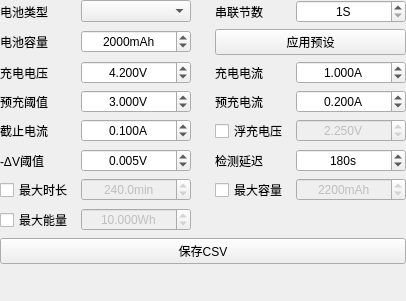
                 <widget class="QWidget" name="scrollAreaWidgetContentsCharge">
                  <property name="geometry">
                   <rect>
                    <x>0</x>
                    <y>0</y>
                    <width>177</width>
                    <height>301</height>
                   </rect>
                  </property>
                  <layout class="QVBoxLayout" name="verticalLayoutChargeScroll">
                   <property name="spacing">
                    <number>6</number>
                   </property>
                   <property name="leftMargin">
                    <number>0</number>
                   </property>
                   <property name="topMargin">
                    <number>0</number>
                   </property>
                   <property name="rightMargin">
                    <number>0</number>
                   </property>
                   <property name="bottomMargin">
                    <number>0</number>
                   </property>
                   <item>
                    <layout class="QGridLayout" name="gridLayoutChargeForm" columnstretch="1,0,0,1,0" columnminimumwidth="0,110,16,0,110">
                     <property name="leftMargin">
                      <number>0</number>
                     </property>
                     <property name="topMargin">
                      <number>0</number>
                     </property>
                     <property name="rightMargin">
                      <number>0</number>
                     </property>
                     <property name="bottomMargin">
                      <number>0</number>
                     </property>
                     <property name="horizontalSpacing">
                      <number>8</number>
                     </property>
                     <property name="verticalSpacing">
                      <number>6</number>
                     </property>
                     <item row="0" column="0">
                      <widget class="QLabel" name="label_chargeChem">
                       <property name="text">
                        <string>电池类型</string>
                       </property>
                       <property name="alignment">
                        <set>Qt::AlignLeading|Qt::AlignLeft|Qt::AlignVCenter</set>
                       </property>
                      </widget>
                     </item>
                     <item row="0" column="1">
                      <widget class="QComboBox" name="comboChargeChem">
                       <property name="minimumSize">
                        <size>
                         <width>110</width>
                         <height>0</height>
                        </size>
                       </property>
                       <property name="maximumSize">
                        <size>
                         <width>110</width>
                         <height>16777215</height>
                        </size>
                       </property>
                      </widget>
                     </item>
                     <item row="0" column="3">
                      <widget class="QLabel" name="label_chargeCells">
                       <property name="text">
                        <string>串联节数</string>
                       </property>
                       <property name="alignment">
                        <set>Qt::AlignLeading|Qt::AlignLeft|Qt::AlignVCenter</set>
                       </property>
                      </widget>
                     </item>
                     <item row="0" column="4">
                      <widget class="QSpinBox" name="spinBoxChargeCells">
                       <property name="suffix">
                        <string>S</string>
                       </property>
                       <property name="minimum">
                        <number>1</number>
                       </property>
                       <property name="maximum">
                        <number>24</number>
                       </property>
                       <property name="value">
                        <number>1</number>
                       </property>
                       <property name="minimumSize">
                        <size>
                         <width>110</width>
                         <height>0</height>
                        </size>
                       </property>
                       <property name="maximumSize">
                        <size>
                         <width>110</width>
                         <height>16777215</height>
                        </size>
                       </property>
                       <property name="alignment">
                        <set>Qt::AlignCenter</set>
                       </property>
                      </widget>
                     </item>
                     <item row="1" column="0">
                      <widget class="QLabel" name="label_chargeCapacity">
                       <property name="text">
                        <string>电池容量</string>
                       </property>
                       <property name="alignment">
                        <set>Qt::AlignLeading|Qt::AlignLeft|Qt::AlignVCenter</set>
                       </property>
                      </widget>
                     </item>
                     <item row="1" column="1">
                      <widget class="QSpinBox" name="spinBoxChargeCapacity">
                       <property name="suffix">
                        <string>mAh</string>
                       </property>
                       <property name="minimum">
                        <number>1</number>
                       </property>
                       <property name="maximum">
                        <number>999999</number>
                       </property>
                       <property name="value">
                        <number>2000</number>
                       </property>
                       <property name="minimumSize">
                        <size>
                         <width>110</width>
                         <height>0</height>
                        </size>
                       </property>
                       <property name="maximumSize">
                        <size>
                         <width>110</width>
                         <height>16777215</height>
                        </size>
                       </property>
                       <property name="alignment">
                        <set>Qt::AlignCenter</set>
                       </property>
                      </widget>
                     </item>
                     <item row="1" column="3" colspan="2">
                      <widget class="QPushButton" name="btnChargeApplyPreset">
                       <property name="text">
                        <string>应用预设</string>
                       </property>
                      </widget>
                     </item>
                     <item row="2" column="0">
                      <widget class="QLabel" name="label_chargeCV">
                       <property name="text">
                        <string>充电电压</string>
                       </property>
                       <property name="alignment">
                        <set>Qt::AlignLeading|Qt::AlignLeft|Qt::AlignVCenter</set>
                       </property>
                      </widget>
                     </item>
                     <item row="2" column="1">
                      <widget class="QDoubleSpinBox" name="spinBoxChargeCV">
                       <property name="suffix">
                        <string>V</string>
                       </property>
                       <property name="decimals">
                        <number>3</number>
                       </property>
                       <property name="minimum">
                        <double>0.000000000000000</double>
                       </property>
                       <property name="maximum">
                        <double>30.000000000000000</double>
                       </property>
                       <property name="singleStep">
                        <double>0.010000000000000</double>
                       </property>
                       <property name="stepType">
                        <enum>QAbstractSpinBox::AdaptiveDecimalStepType</enum>
                       </property>
                       <property name="value">
                        <double>4.200000000000000</double>
                       </property>
                       <property name="minimumSize">
                        <size>
                         <width>110</width>
                         <height>0</height>
                        </size>
                       </property>
                       <property name="maximumSize">
                        <size>
                         <width>110</width>
                         <height>16777215</height>
                        </size>
                       </property>
                       <property name="alignment">
                        <set>Qt::AlignCenter</set>
                       </property>
                      </widget>
                     </item>
                     <item row="2" column="3">
                      <widget class="QLabel" name="label_chargeCC">
                       <property name="text">
                        <string>充电电流</string>
                       </property>
                       <property name="alignment">
                        <set>Qt::AlignLeading|Qt::AlignLeft|Qt::AlignVCenter</set>
                       </property>
                      </widget>
                     </item>
                     <item row="2" column="4">
                      <widget class="QDoubleSpinBox" name="spinBoxChargeCC">
                       <property name="suffix">
                        <string>A</string>
                       </property>
                       <property name="decimals">
                        <number>3</number>
                       </property>
                       <property name="minimum">
                        <double>0.000000000000000</double>
                       </property>
                       <property name="maximum">
                        <double>10.000000000000000</double>
                       </property>
                       <property name="singleStep">
                        <double>0.010000000000000</double>
                       </property>
                       <property name="stepType">
                        <enum>QAbstractSpinBox::AdaptiveDecimalStepType</enum>
                       </property>
                       <property name="value">
                        <double>1.000000000000000</double>
                       </property>
                       <property name="minimumSize">
                        <size>
                         <width>110</width>
                         <height>0</height>
                        </size>
                       </property>
                       <property name="maximumSize">
                        <size>
                         <width>110</width>
                         <height>16777215</height>
                        </size>
                       </property>
                       <property name="alignment">
                        <set>Qt::AlignCenter</set>
                       </property>
                      </widget>
                     </item>
                     <item row="3" column="0">
                      <widget class="QLabel" name="label_chargePrechargeV">
                       <property name="text">
                        <string>预充阈值</string>
                       </property>
                       <property name="alignment">
                        <set>Qt::AlignLeading|Qt::AlignLeft|Qt::AlignVCenter</set>
                       </property>
                      </widget>
                     </item>
                     <item row="3" column="1">
                      <widget class="QDoubleSpinBox" name="spinBoxChargePrechargeV">
                       <property name="suffix">
                        <string>V</string>
                       </property>
                       <property name="decimals">
                        <number>3</number>
                       </property>
                       <property name="minimum">
                        <double>0.000000000000000</double>
                       </property>
                       <property name="maximum">
                        <double>30.000000000000000</double>
                       </property>
                       <property name="singleStep">
                        <double>0.010000000000000</double>
                       </property>
                       <property name="stepType">
                        <enum>QAbstractSpinBox::AdaptiveDecimalStepType</enum>
                       </property>
                       <property name="value">
                        <double>3.000000000000000</double>
                       </property>
                       <property name="minimumSize">
                        <size>
                         <width>110</width>
                         <height>0</height>
                        </size>
                       </property>
                       <property name="maximumSize">
                        <size>
                         <width>110</width>
                         <height>16777215</height>
                        </size>
                       </property>
                       <property name="alignment">
                        <set>Qt::AlignCenter</set>
                       </property>
                      </widget>
                     </item>
                     <item row="3" column="3">
                      <widget class="QLabel" name="label_chargePrechargeI">
                       <property name="text">
                        <string>预充电流</string>
                       </property>
                       <property name="alignment">
                        <set>Qt::AlignLeading|Qt::AlignLeft|Qt::AlignVCenter</set>
                       </property>
                      </widget>
                     </item>
                     <item row="3" column="4">
                      <widget class="QDoubleSpinBox" name="spinBoxChargePrechargeI">
                       <property name="suffix">
                        <string>A</string>
                       </property>
                       <property name="decimals">
                        <number>3</number>
                       </property>
                       <property name="minimum">
                        <double>0.000000000000000</double>
                       </property>
                       <property name="maximum">
                        <double>10.000000000000000</double>
                       </property>
                       <property name="singleStep">
                        <double>0.010000000000000</double>
                       </property>
                       <property name="stepType">
                        <enum>QAbstractSpinBox::AdaptiveDecimalStepType</enum>
                       </property>
                       <property name="value">
                        <double>0.200000000000000</double>
                       </property>
                       <property name="minimumSize">
                        <size>
                         <width>110</width>
                         <height>0</height>
                        </size>
                       </property>
                       <property name="maximumSize">
                        <size>
                         <width>110</width>
                         <height>16777215</height>
                        </size>
                       </property>
                       <property name="alignment">
                        <set>Qt::AlignCenter</set>
                       </property>
                      </widget>
                     </item>
                     <item row="4" column="0">
                      <widget class="QLabel" name="label_chargeCutoff">
                       <property name="text">
                        <string>截止电流</string>
                       </property>
                       <property name="alignment">
                        <set>Qt::AlignLeading|Qt::AlignLeft|Qt::AlignVCenter</set>
                       </property>
                      </widget>
                     </item>
                     <item row="4" column="1">
                      <widget class="QDoubleSpinBox" name="spinBoxChargeCutoff">
                       <property name="suffix">
                        <string>A</string>
                       </property>
                       <property name="decimals">
                        <number>3</number>
                       </property>
                       <property name="minimum">
                        <double>0.000000000000000</double>
                       </property>
                       <property name="maximum">
                        <double>10.000000000000000</double>
                       </property>
                       <property name="singleStep">
                        <double>0.010000000000000</double>
                       </property>
                       <property name="stepType">
                        <enum>QAbstractSpinBox::AdaptiveDecimalStepType</enum>
                       </property>
                       <property name="value">
                        <double>0.100000000000000</double>
                       </property>
                       <property name="minimumSize">
                        <size>
                         <width>110</width>
                         <height>0</height>
                        </size>
                       </property>
                       <property name="maximumSize">
                        <size>
                         <width>110</width>
                         <height>16777215</height>
                        </size>
                       </property>
                       <property name="alignment">
                        <set>Qt::AlignCenter</set>
                       </property>
                      </widget>
                     </item>
                     <item row="4" column="3">
                      <widget class="QCheckBox" name="checkBoxChargeFloat">
                       <property name="text">
                        <string>浮充电压</string>
                       </property>
                      </widget>
                     </item>
                     <item row="4" column="4">
                      <widget class="QDoubleSpinBox" name="spinBoxChargeFloat">
                       <property name="enabled">
                        <bool>false</bool>
                       </property>
                       <property name="suffix">
                        <string>V</string>
                       </property>
                       <property name="decimals">
                        <number>3</number>
                       </property>
                       <property name="minimum">
                        <double>0.000000000000000</double>
                       </property>
                       <property name="maximum">
                        <double>30.000000000000000</double>
                       </property>
                       <property name="singleStep">
                        <double>0.010000000000000</double>
                       </property>
                       <property name="stepType">
                        <enum>QAbstractSpinBox::AdaptiveDecimalStepType</enum>
                       </property>
                       <property name="value">
                        <double>2.250000000000000</double>
                       </property>
                       <property name="minimumSize">
                        <size>
                         <width>110</width>
                         <height>0</height>
                        </size>
                       </property>
                       <property name="maximumSize">
                        <size>
                         <width>110</width>
                         <height>16777215</height>
                        </size>
                       </property>
                       <property name="alignment">
                        <set>Qt::AlignCenter</set>
                       </property>
                      </widget>
                     </item>
                     <item row="5" column="0">
                      <widget class="QLabel" name="label_chargeNdv">
                       <property name="text">
                        <string>-ΔV阈值</string>
                       </property>
                       <property name="alignment">
                        <set>Qt::AlignLeading|Qt::AlignLeft|Qt::AlignVCenter</set>
                       </property>
                      </widget>
                     </item>
                     <item row="5" column="1">
                      <widget class="QDoubleSpinBox" name="spinBoxChargeNdv">
                       <property name="suffix">
                        <string>V</string>
                       </property>
                       <property name="decimals">
                        <number>3</number>
                       </property>
                       <property name="minimum">
                        <double>0.001000000000000</double>
                       </property>
                       <property name="maximum">
                        <double>1.000000000000000</double>
                       </property>
                       <property name="singleStep">
                        <double>0.001000000000000</double>
                       </property>
                       <property name="stepType">
                        <enum>QAbstractSpinBox::AdaptiveDecimalStepType</enum>
                       </property>
                       <property name="value">
                        <double>0.005000000000000</double>
                       </property>
                       <property name="minimumSize">
                        <size>
                         <width>110</width>
                         <height>0</height>
                        </size>
                       </property>
                       <property name="maximumSize">
                        <size>
                         <width>110</width>
                         <height>16777215</height>
                        </size>
                       </property>
                       <property name="alignment">
                        <set>Qt::AlignCenter</set>
                       </property>
                      </widget>
                     </item>
                     <item row="5" column="3">
                      <widget class="QLabel" name="label_chargeHoldoff">
                       <property name="text">
                        <string>检测延迟</string>
                       </property>
                       <property name="alignment">
                        <set>Qt::AlignLeading|Qt::AlignLeft|Qt::AlignVCenter</set>
                       </property>
                      </widget>
                     </item>
                     <item row="5" column="4">
                      <widget class="QDoubleSpinBox" name="spinBoxChargeHoldoff">
                       <property name="suffix">
                        <string>s</string>
                       </property>
                       <property name="decimals">
                        <number>0</number>
                       </property>
                       <property name="minimum">
                        <double>0.000000000000000</double>
                       </property>
                       <property name="maximum">
                        <double>3600.000000000000000</double>
                       </property>
                       <property name="singleStep">
                        <double>10.000000000000000</double>
                       </property>
                       <property name="stepType">
                        <enum>QAbstractSpinBox::AdaptiveDecimalStepType</enum>
                       </property>
                       <property name="value">
                        <double>180.000000000000000</double>
                       </property>
                       <property name="minimumSize">
                        <size>
                         <width>110</width>
                         <height>0</height>
                        </size>
                       </property>
                       <property name="maximumSize">
                        <size>
                         <width>110</width>
                         <height>16777215</height>
                        </size>
                       </property>
                       <property name="alignment">
                        <set>Qt::AlignCenter</set>
                       </property>
                      </widget>
                     </item>
                     <item row="6" column="0">
                      <widget class="QCheckBox" name="checkBoxChargeMaxTime">
                       <property name="text">
                        <string>最大时长</string>
                       </property>
                      </widget>
                     </item>
                     <item row="6" column="1">
                      <widget class="QDoubleSpinBox" name="spinBoxChargeMaxTime">
                       <property name="enabled">
                        <bool>false</bool>
                       </property>
                       <property name="suffix">
                        <string>min</string>
                       </property>
                       <property name="decimals">
                        <number>1</number>
                       </property>
                       <property name="minimum">
                        <double>0.100000000000000</double>
                       </property>
                       <property name="maximum">
                        <double>6000.000000000000000</double>
                       </property>
                       <property name="singleStep">
                        <double>1.000000000000000</double>
                       </property>
                       <property name="stepType">
                        <enum>QAbstractSpinBox::AdaptiveDecimalStepType</enum>
                       </property>
                       <property name="value">
                        <double>240.000000000000000</double>
                       </property>
                       <property name="minimumSize">
                        <size>
                         <width>110</width>
                         <height>0</height>
                        </size>
                       </property>
                       <property name="maximumSize">
                        <size>
                         <width>110</width>
                         <height>16777215</height>
                        </size>
                       </property>
                       <property name="alignment">
                        <set>Qt::AlignCenter</set>
                       </property>
                      </widget>
                     </item>
                     <item row="6" column="3">
                      <widget class="QCheckBox" name="checkBoxChargeMaxAh">
                       <property name="text">
                        <string>最大容量</string>
                       </property>
                      </widget>
                     </item>
                     <item row="6" column="4">
                      <widget class="QDoubleSpinBox" name="spinBoxChargeMaxAh">
                       <property name="enabled">
                        <bool>false</bool>
                       </property>
                       <property name="suffix">
                        <string>mAh</string>
                       </property>
                       <property name="decimals">
                        <number>0</number>
                       </property>
                       <property name="minimum">
                        <double>1.000000000000000</double>
                       </property>
                       <property name="maximum">
                        <double>999999.000000000000000</double>
                       </property>
                       <property name="singleStep">
                        <double>100.000000000000000</double>
                       </property>
                       <property name="stepType">
                        <enum>QAbstractSpinBox::AdaptiveDecimalStepType</enum>
                       </property>
                       <property name="value">
                        <double>2200.000000000000000</double>
                       </property>
                       <property name="minimumSize">
                        <size>
                         <width>110</width>
                         <height>0</height>
                        </size>
                       </property>
                       <property name="maximumSize">
                        <size>
                         <width>110</width>
                         <height>16777215</height>
                        </size>
                       </property>
                       <property name="alignment">
                        <set>Qt::AlignCenter</set>
                       </property>
                      </widget>
                     </item>
                     <item row="7" column="0">
                      <widget class="QCheckBox" name="checkBoxChargeMaxWh">
                       <property name="text">
                        <string>最大能量</string>
                       </property>
                      </widget>
                     </item>
                     <item row="7" column="1">
                      <widget class="QDoubleSpinBox" name="spinBoxChargeMaxWh">
                       <property name="enabled">
                        <bool>false</bool>
                       </property>
                       <property name="suffix">
                        <string>Wh</string>
                       </property>
                       <property name="decimals">
                        <number>3</number>
                       </property>
                       <property name="minimum">
                        <double>0.001000000000000</double>
                       </property>
                       <property name="maximum">
                        <double>9999.998999999999796</double>
                       </property>
                       <property name="singleStep">
                        <double>1.000000000000000</double>
                       </property>
                       <property name="stepType">
                        <enum>QAbstractSpinBox::AdaptiveDecimalStepType</enum>
                       </property>
                       <property name="value">
                        <double>10.000000000000000</double>
                       </property>
                       <property name="minimumSize">
                        <size>
                         <width>110</width>
                         <height>0</height>
                        </size>
                       </property>
                       <property name="maximumSize">
                        <size>
                         <width>110</width>
                         <height>16777215</height>
                        </size>
                       </property>
                       <property name="alignment">
                        <set>Qt::AlignCenter</set>
                       </property>
                      </widget>
                     </item>
                    </layout>
                   </item>
                   <item>
                    <layout class="QHBoxLayout" name="horizontalLayoutChargeButtons" stretch="1">
                     <property name="spacing">
                      <number>6</number>
                     </property>
                     <item>
                      <widget class="QPushButton" name="btnChargeSave">
                       <property name="text">
                        <string>保存CSV</string>
                       </property>
                      </widget>
                     </item>
                    </layout>
                   </item>
                   <item>
                    <spacer name="verticalSpacerCharge">
                     <property name="orientation">
                      <enum>Qt::Vertical</enum>
                     </property>
                     <property name="sizeHint">
                      <size>
                       <width>20</width>
                       <height>0</height>
                      </size>
                     </property>
                    </spacer>
                   </item>
                  </layout>
                 </widget>
